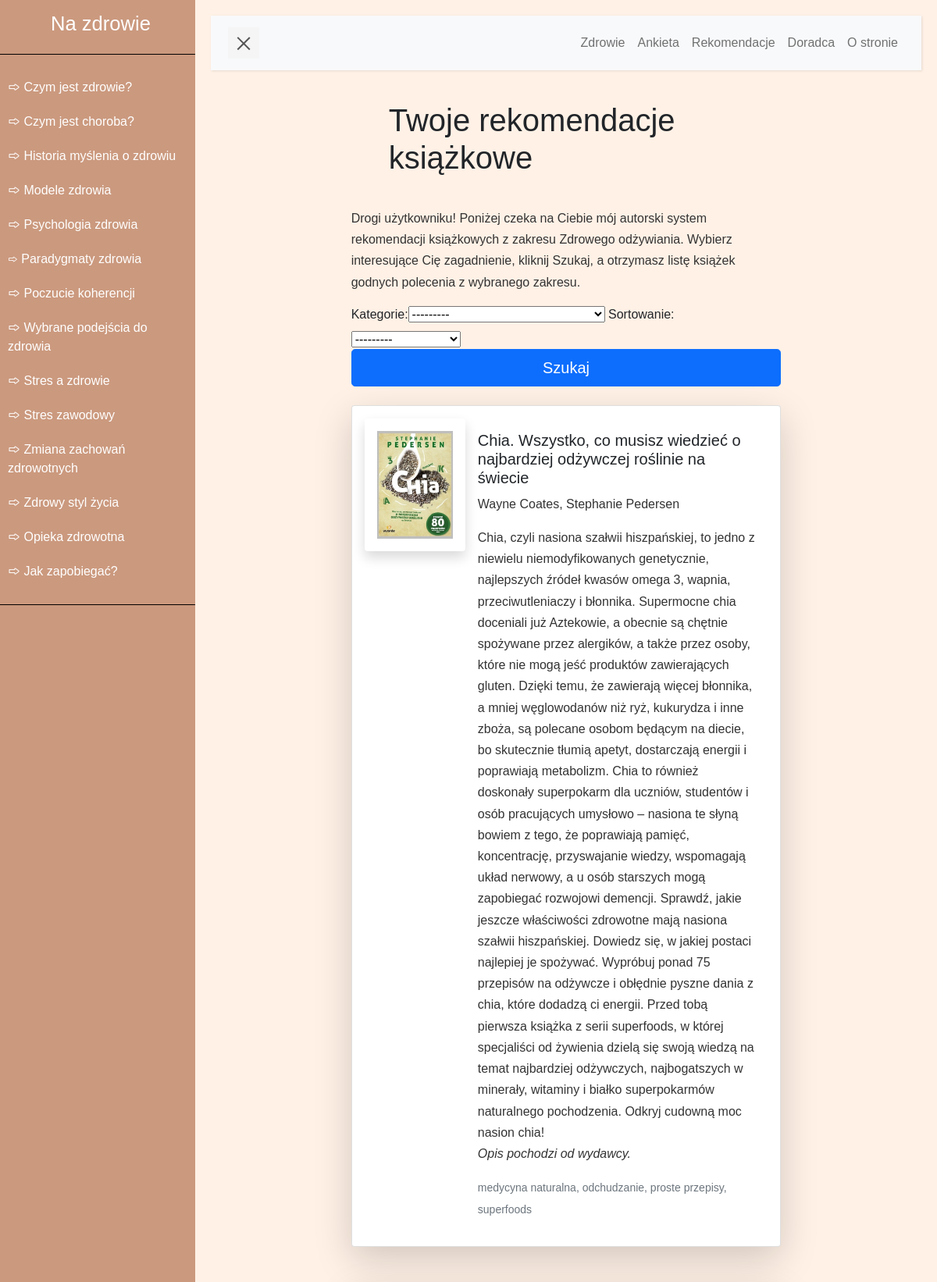
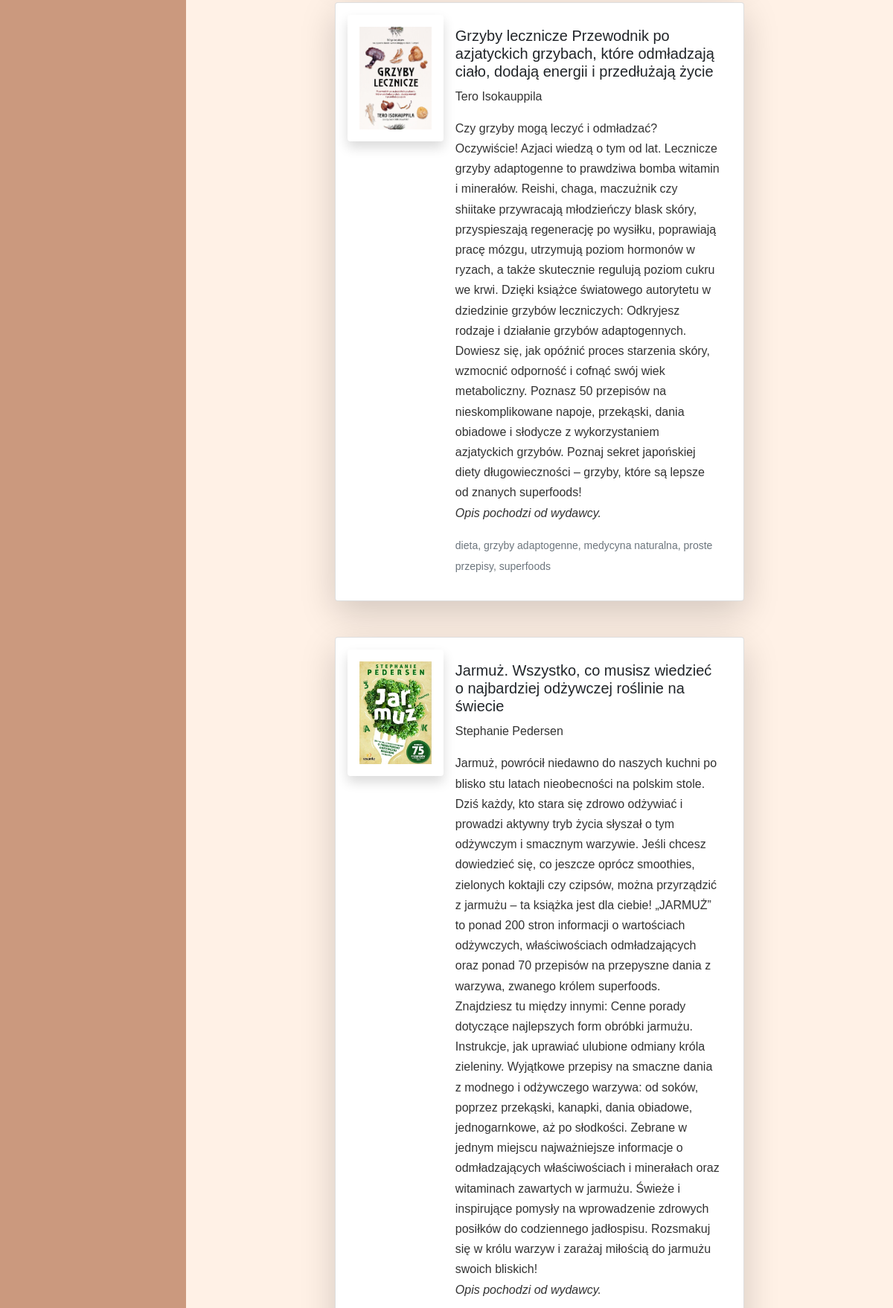
/zdrowie/rekomendacje/ (upper part), run on the app's committed database (2 pictures, top to bottom).
### zdrowie/models.py (models this page shows, shortened)
class Book(models.Model):
    title = models.CharField(max_length=200)
    author = models.CharField(max_length=200)
    description = models.TextField(default='None')
    image = models.FilePathField(path='zdrowie/static/zdrowie/images')
    tags = models.ManyToManyField(Tag)

class Tag(models.Model):
    name = models.CharField(max_length=200)
    def __str__(self):
        return self.name

### zdrowie/views.py (the view)
# urls.py: path('rekomendacje/', views.BookListView.as_view(), name='rekomendacje'),
class BookListView(ListView):
    model = Book
    template_name = 'zdrowie/rekomendacje.html'
    def get_context_data(self, *, object_list=None, **kwargs):
        context = super().get_context_data(**kwargs)
        context['filter'] = BookFilter(self.request.GET, queryset=self.get_queryset())
        books = Book.objects.all()
        for book in books:
            book.image = book.image[book.image.find('/static'):]
        return context

### zdrowie/templates/zdrowie/rekomendacje.html
{% extends 'zdrowie/base.html' %}
{% load bootstrap %}
{% block content %}
{% load static %}
<h1>Twoje rekomendacje książkowe</h1>
<p>Drogi użytkowniku! Poniżej czeka na Ciebie mój autorski system rekomendacji książkowych z zakresu <b>Zdrowego odżywiania</b>. Wybierz interesujące Cię zagadnienie, kliknij Szukaj, a otrzymasz listę książek godnych polecenia z wybranego zakresu.</p>
<form method="get">
  {{ filter.form | bootstrap }}
  <br>
<button type="submit" class="btn btn-primary btn-lg btn-block">Szukaj</button>
</form>
<br>
  {% for book in filter.qs %}
<div class="card mb-3 mx-auto shadow-lg p-3 mb-5 bg-white rounded" style="">
  <div class="row g-0">
    <div class="col-md-3">
      <img src="{{ book.image }}" class="zoom img-fluid rounded-start shadow p-3 mb-5 bg-white rounded" width="250" height="250" alt="...">
    </div>
    <div class="col-md-9">
      <div class="card-body">
        <h5 class="card-title">{{book.title}}</h5>
        <p class="card-text"><b>{{book.author}}</b></p>
        <p class="card-text">{{book.description}} <br><i>Opis pochodzi od wydawcy.</i></p>
        <p class="card-text"><small class="text-muted">{% for tag in book.tags.all %} {{tag}}{% if not forloop.last %}, {% endif %} {% endfor %} </small></p>
      </div>
    </div>
  </div>
</div>
  {% endfor %}
{% endblock %}

### zdrowie/templates/zdrowie/base.html (shortened to what this page needs)
<!DOCTYPE html>
<html>
{% load active_link_tags %}
<head>
    {% load static %}
    <link href="http://maxcdn.bootstrapcdn.com/font-awesome/4.1.0/css/font-awesome.min.css" rel="stylesheet">
    <link rel="stylesheet" href="https://cdn.jsdelivr.net/npm/bootstrap-icons@1.8.1/font/bootstrap-icons.css">
    <link rel="stylesheet" href="https://stackpath.bootstrapcdn.com/bootstrap/4.1.0/css/bootstrap.min.css">
    <link rel="stylesheet" href="{% static 'zdrowie/css/bootstrap.css' %}">
</head>
<body>
    <div class="wrapper">
        <nav id="sidebar">
            <div class="sidebar-header">
                <h3><a href="{% url 'zdrowie:index' %}">Na zdrowie</a></h3>
            </div>
            <ul class="list-unstyled components">
                <li class="nav-item {% active_link 'zdrowie:wprowadzenie' 'active' %}">
                    <a href="{% url 'zdrowie:wprowadzenie' %}"><i class="bi bi-forward"></i> Czym jest zdrowie?</a>
                </li>
                <li class="nav-item {% active_link 'zdrowie:choroba' 'active' %}">
                    <a href="{% url 'zdrowie:choroba' %}"><i class="bi bi-forward"></i> Czym jest choroba?</a>
                </li>
                <li class="nav-item {% active_link 'zdrowie:historia' 'active' %}">
                    <a href="{% url 'zdrowie:historia' %}"><i class="bi bi-forward"></i> Historia myślenia o zdrowiu</a>
                </li>
                <li class="nav-item {% active_link 'zdrowie:modele' 'active' %}">
                    <a href="{% url 'zdrowie:modele' %}"><i class="bi bi-forward"></i> Modele zdrowia</a>
                </li>
                 <li class="nav-item {% active_link 'zdrowie:psychologia_zdrowia' 'active' %}">
                            <a href="{% url 'zdrowie:psychologia_zdrowia' %}"><i class="bi bi-forward"></i> Psychologia zdrowia</a>
                        </li>
                        <li class="nav-item {% active_link 'zdrowie:paradygmaty' 'active' %}">
                            <a href="{% url 'zdrowie:paradygmaty' %}"><i class="bi bi-forward" style="font-size: 0.8rem; text-align: center"></i> Paradygmaty zdrowia</a>
                        </li>
                        <li class="nav-item {% active_link 'zdrowie:koherencja' 'active' %}">
                            <a href="{% url 'zdrowie:koherencja' %}"><i class="bi bi-forward"></i> Poczucie koherencji</a>
                        </li>
                        <li class="nav-item {% active_link 'zdrowie:podejscia' 'active' %}">
                            <a href="{% url 'zdrowie:podejscia' %}"><i class="bi bi-forward"></i> Wybrane podejścia do zdrowia</a>
                        </li>
                        <li class="nav-item {% active_link 'zdrowie:stres' 'active' %}">
                            <a href="{% url 'zdrowie:stres' %}"><i class="bi bi-forward"></i> Stres a zdrowie</a>
                        </li>
                        <li class="nav-item {% active_link 'zdrowie:stres_zawodowy' 'active' %}">
                            <a href="{% url 'zdrowie:stres_zawodowy' %}"><i class="bi bi-forward"></i> Stres zawodowy</a>
                        </li>
                        <li class="nav-item {% active_link 'zdrowie:zachowania_zdrowotne' 'active' %}">
                            <a href="{% url 'zdrowie:zachowania_zdrowotne' %}"><i class="bi bi-forward"></i> Zmiana zachowań zdrowotnych</a>
                        </li>
                        <li class="nav-item {% active_link 'zdrowie:styl_zycia' 'active' %}">
                            <a href="{% url 'zdrowie:styl_zycia' %}"><i class="bi bi-forward"></i> Zdrowy styl życia</a>
                        </li>
                        <li class="nav-item {% active_link 'zdrowie:opieka_zdrowotna' 'active' %}">
                            <a href="{% url 'zdrowie:opieka_zdrowotna' %}"><i class="bi bi-forward"></i> Opieka zdrowotna</a>
                        </li>
                        <li class="nav-item {% active_link 'zdrowie:profilaktyka' 'active' %}">
                            <a href="{% url 'zdrowie:profilaktyka' %}"><i class="bi bi-forward"></i> Jak zapobiegać?</a>
                        </li>
            </ul>
        </nav>
        <div id="content">
            <nav class="navbar navbar-expand-lg navbar-light bg-light" id="glowne-menu">
                <div class="container-fluid">
                    <button type="button" id="sidebarCollapse" class="navbar-btn">
                        <span></span>
                    </button>
                    <div class="collapse navbar-collapse" id="navbarSupportedContent">
                        <ul class="nav navbar-nav ml-auto">
                            <li class="nav-item {% active_link 'zdrowie:wprowadzenie || zdrowie:choroba || zdrowie:historia || zdrowie:modele || zdrowie:psychologia_zdrowia || zdrowie:paradygmaty || zdrowie:koherencja || zdrowie:podejscia || zdrowie:stres || zdrowie:stres_zawodowy || zdrowie:zachowania_zdrowotne || zdrowie:styl_zycia || zdrowie:opieka_zdrowotna || zdrowie:profilaktyka' 'active' %}">
                                <a class="nav-link" href="{% url 'zdrowie:wprowadzenie' %}">Zdrowie</a>
                            </li>
                            <li class="nav-item {% active_link 'zdrowie:ankieta' 'active' %}">
                                <a class="nav-link" href="{% url 'zdrowie:ankieta' %}">Ankieta</a>
                            </li>
                            <li class="nav-item {% active_link 'zdrowie:rekomendacje' 'active' %}">
                                <a class="nav-link" href="{% url 'zdrowie:rekomendacje' %}">Rekomendacje</a>
                            </li>
                            <li class="nav-item {% active_link 'zdrowie:doradca' 'active' %}">
                                <a class="nav-link" href="{% url 'zdrowie:doradca' %}">Doradca</a>
                            </li>
                            <li class="nav-item {% active_link 'zdrowie:serwis' 'active' %}">
                                <a class="nav-link" href="{% url 'zdrowie:serwis' %}">O stronie</a>
                            </li>
                        </ul>
                    </div>
                </div>
            </nav>
    <div class="row" id="con">
                <div class="d-none d-sm-block col-xl-2 col-lg-2 col-md-2 col-sm-1 col-xs-1"></div>
                <div class="col-xl-8 col-lg-8 col-md-8 col-sm-10 col-xs-10">
                    <div class="container-fluid">
                        {% block content %}{% endblock %}
                    </div>
                </div>
                <div class="col-xl-2 col-lg-2 col-md-2 col-sm-1 col-xs-1"> </div>
            </div>
        </div>
    </div>
</body>
</html>

### data on the page
Book: image (picture), title "Chia. Wszystko, co musisz wiedzieć o najbardziej odżywczej roślinie na świecie", author "Wayne Coates, Stephanie Pedersen", description "Chia, czyli nasiona szałwii hiszpańskiej, to jedno z niewielu niemodyfikowanych genetycznie, najlepszych źródeł kwasów omega 3, wapnia, przeciwutleniaczy i błonnika. Supermocne chia doceniali już Aztekowie, a obecnie są chętnie spożywane przez alergików, a także przez osoby, które nie mogą jeść produktów zawierających gluten. Dzięki temu, że zawierają więcej błonnika, a mniej węglowodanów niż ryż, kukurydza i inne zboża, są polecane osobom będącym na diecie, bo skutecznie tłumią apetyt, dostarczają energii i poprawiają metabolizm. Chia to również doskonały superpokarm dla uczniów, studentów i osób pracujących umysłowo – nasiona te słyną bowiem z tego, że poprawiają pamięć, koncentrację,…"
Tag: name "medycyna naturalna"
Tag: name "odchudzanie"
Tag: name "proste przepisy"
Tag: name "superfoods"
Book: image (picture), title "Grzyby lecznicze Przewodnik po azjatyckich grzybach, które odmładzają ciało, dodają energii i przedłużają życie", author "Tero Isokauppila", description "Czy grzyby mogą leczyć i odmładzać? Oczywiście! Azjaci wiedzą o tym od lat. Lecznicze grzyby adaptogenne to prawdziwa bomba witamin i minerałów. Reishi, chaga, maczużnik czy shiitake przywracają młodzieńczy blask skóry, przyspieszają regenerację po wysiłku, poprawiają pracę mózgu, utrzymują poziom hormonów w ryzach, a także skutecznie regulują poziom cukru we krwi. Dzięki książce światowego autorytetu w dziedzinie grzybów leczniczych: Odkryjesz rodzaje i działanie grzybów adaptogennych. Dowiesz się, jak opóźnić proces starzenia skóry, wzmocnić odporność i cofnąć swój wiek metaboliczny. Poznasz 50 przepisów na nieskomplikowane napoje, przekąski, dania obiadowe i słodycze z wykorzystaniem…"
Tag: name "dieta"
Tag: name "grzyby adaptogenne"
Book: image (picture), title "Jarmuż. Wszystko, co musisz wiedzieć o najbardziej odżywczej roślinie na świecie", author "Stephanie Pedersen", description "Jarmuż, powrócił niedawno do naszych kuchni po blisko stu latach nieobecności na polskim stole. Dziś każdy, kto stara się zdrowo odżywiać i prowadzi aktywny tryb życia słyszał o tym odżywczym i smacznym warzywie. Jeśli chcesz dowiedzieć się, co jeszcze oprócz smoothies, zielonych koktajli czy czipsów, można przyrządzić z jarmużu – ta książka jest dla ciebie! „JARMUŻ” to ponad 200 stron informacji o wartościach odżywczych, właściwościach odmładzających oraz ponad 70 przepisów na przepyszne dania z warzywa, zwanego królem superfoods. Znajdziesz tu między innymi: Cenne porady dotyczące najlepszych form obróbki jarmużu. Instrukcje, jak uprawiać ulubione odmiany króla zieleniny. Wyjątkowe…"
